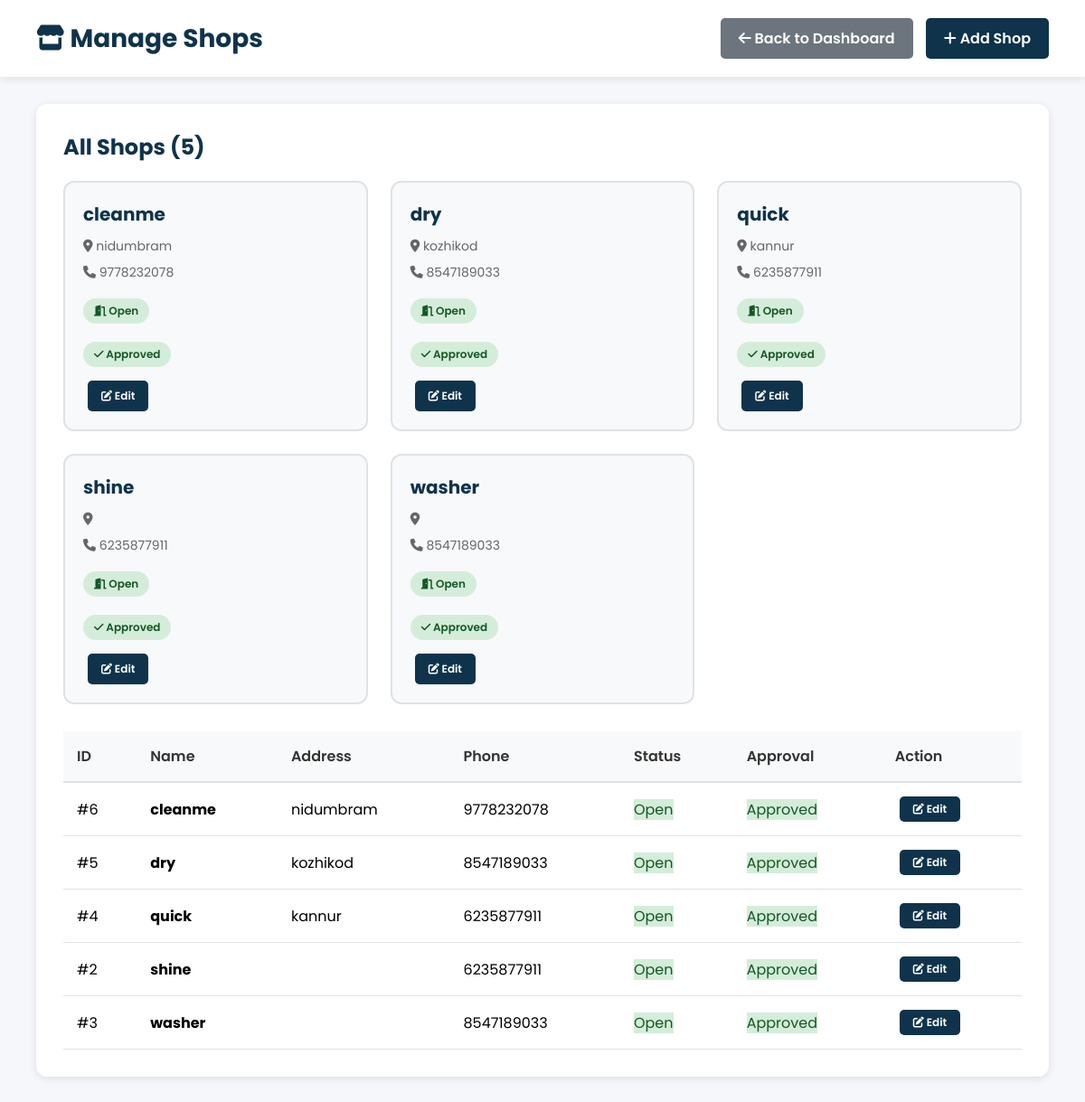
Page /admin-panel/shops/ (signed in) on the earlier database version.
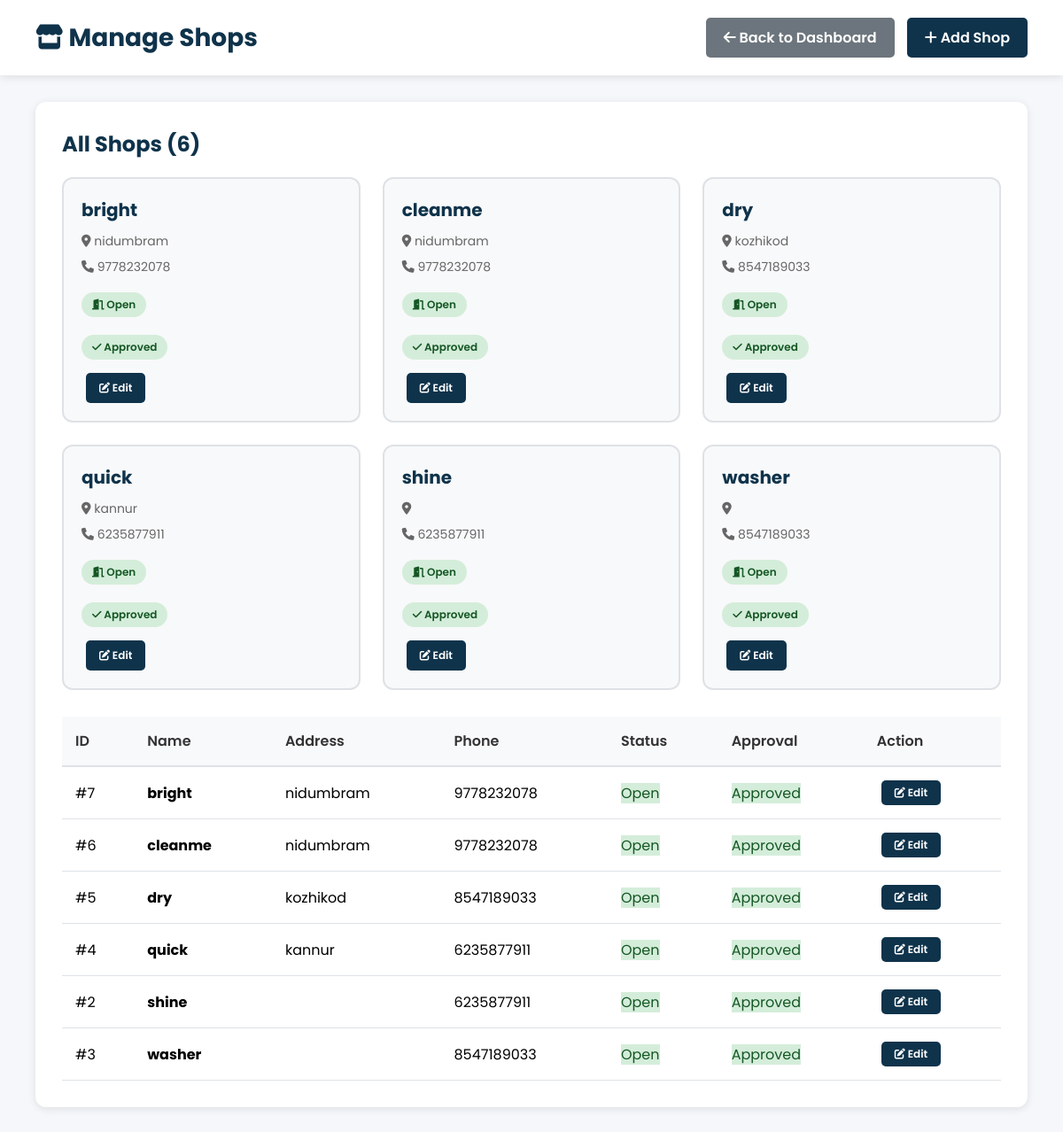
Same page on the later database version.
### shop/models.py (models this page shows, shortened)
class LaundryShop(models.Model):
    name = models.CharField(max_length=100, unique=True)
    email = models.EmailField(unique=True)
    password = models.CharField(max_length=128, blank=True)
    address = models.TextField(blank=True)
    phone = models.CharField(max_length=15, blank=True)
    city = models.CharField(max_length=100, blank=True)
    latitude = models.FloatField(blank=True, null=True)
    longitude = models.FloatField(blank=True, null=True)
    is_approved = models.BooleanField(default=False)
    is_open = models.BooleanField(default=True)
    created_at = models.DateTimeField(default=timezone.now)
    razorpay_account_id = models.CharField(
        max_length=100,
        blank=True,
        null=True,
        help_text="Razorpay Account ID for marketplace payments"
    )
    razorpay_key_id = models.CharField(
        max_length=100,
        blank=True,
        null=True,
        help_text="Razorpay Key ID for shop payments"
    )
    razorpay_key_secret = models.CharField(
        max_length=100,
        blank=True,
        null=True,
        help_text="Razorpay Key Secret for shop payments"
    )
    bank_account_holder_name = models.CharField(
        max_length=100,
        blank=True,
        null=True,
        help_text="Account holder name as per bank records"
    )
    bank_account_number = models.CharField(
        max_length=50,
        blank=True,
        null=True,
        help_text="Bank account number"
    )
    bank_ifsc_code = models.CharField(
        max_length=11,
        blank=True,
        null=True,
        help_text="IFSC code (e.g., HDFC0001234)"
    )
    bank_name = models.CharField(
        max_length=100,
        blank=True,
        null=True,
        help_text="Bank name (e.g., HDFC Bank, SBI)"
    )
    bank_branch = models.CharField(
        max_length=100,
        blank=True,
        null=True,
        help_text="Bank branch name"
    )
    bank_account_type = models.CharField(
        max_length=20,
        choices=[
            ('Savings', 'Savings'),
            ('Current', 'Current'),
        ],
        blank=True,
        null=True,
        help_text="Type of bank account"
    )

### shop/views.py (the view)
# urls.py: path("admin-panel/shops/", views.admin_shops, name="admin_shops"),
@login_required
@user_passes_test(is_staff_user, login_url='login')
def admin_shops(request):
    shops = LaundryShop.objects.all().order_by('name')
    context = {
        'shops': shops,
    }
    return render(request, 'admin_shops.html', context)

### shop/views.py (called while the page is built)
def is_staff_user(user):
    return user.is_authenticated and (user.is_staff or user.is_superuser)

### shop/templates/admin_shops.html (shortened to what the changed rows need)
{% load static %}
<!DOCTYPE html>
<html lang="en">
<head>
    <link rel="stylesheet" href="https://cdnjs.cloudflare.com/ajax/libs/font-awesome/6.0.0-beta3/css/all.min.css">
</head>
<body>
    <div class="admin-header">
        <h1><i class="fas fa-store"></i> {% if title %}{{ title }}{% else %}Manage Shops{% endif %}</h1>
    </div>
    <div class="admin-container">
        <div class="dashboard-section">
            <h2 style="margin-bottom: 20px; color: var(--primary-color);">
                {% if title %}{{ title }}{% else %}All Shops{% endif %} ({{ shops.count }})
            </h2>
            {% if shops %}
            <div class="shops-grid">
                {% for shop in shops %}
                <div class="shop-card">
                    <h3>{{ shop.name }}</h3>
                    <p><i class="fas fa-map-marker-alt"></i> {{ shop.address }}</p>
                    <p><i class="fas fa-phone"></i> {{ shop.phone }}</p>
                    <span class="status {% if shop.is_open %}status-open{% else %}status-closed{% endif %}">
                        {% if shop.is_open %}
                        <i class="fas fa-door-open"></i> Open
                        {% else %}
                        <i class="fas fa-door-closed"></i> Closed
                        {% endif %}
                    </span>
                    <div class="approval-status">
                        <span class="status {% if shop.is_approved %}status-approved{% else %}status-pending-approval{% endif %}">
                            {% if shop.is_approved %}
                            <i class="fas fa-check"></i> Approved
                            {% else %}
                            <i class="fas fa-clock"></i> Pending Approval
                            {% endif %}
                        </span>
                    </div>
                    <div style="margin-top: 15px;">
                        <a href="{% url 'admin_edit_shop' shop.id %}" class="btn btn-primary" style="font-size: 12px; padding: 8px 15px; margin-left: 5px;">
                            <i class="fas fa-edit"></i> Edit
                        </a>
                    </div>
                </div>
                {% endfor %}
            </div>
            <table class="data-table" style="margin-top: 30px;">
                <thead>
                    <tr>
                        <th>ID</th>
                        <th>Name</th>
                        <th>Address</th>
                        <th>Phone</th>
                        <th>Status</th>
                        <th>Approval</th>
                        <th>Action</th>
                    </tr>
                </thead>
                <tbody>
                    {% for shop in shops %}
                    <tr>
                        <td>#{{ shop.id }}</td>
                        <td><strong>{{ shop.name }}</strong></td>
                        <td>{{ shop.address }}</td>
                        <td>{{ shop.phone }}</td>
                        <td>
                            <span class="status {% if shop.is_open %}status-open{% else %}status-closed{% endif %}">
                                {% if shop.is_open %}Open{% else %}Closed{% endif %}
                            </span>
                        </td>
                        <td>
                            <span class="status {% if shop.is_approved %}status-approved{% else %}status-pending-approval{% endif %}">
                                {% if shop.is_approved %}Approved{% else %}Pending{% endif %}
                            </span>
                        </td>
                        <td>
                            <a href="{% url 'admin_edit_shop' shop.id %}" class="btn btn-primary" style="font-size: 12px; padding: 5px 15px; margin-left: 5px;">
                                <i class="fas fa-edit"></i> Edit
                            </a>
                        </td>
                    </tr>
                    {% endfor %}
                </tbody>
            </table>
            {% endif %}
        </div>
    </div>
</body>
</html>

Differences in the rows shown:
added LaundryShop: name "bright", address "nidumbram", phone "9778232078", is_open True (drawn), is_approved True (drawn), id "7"
Other differences:
{{ shops.count }}: "5" → "6"
